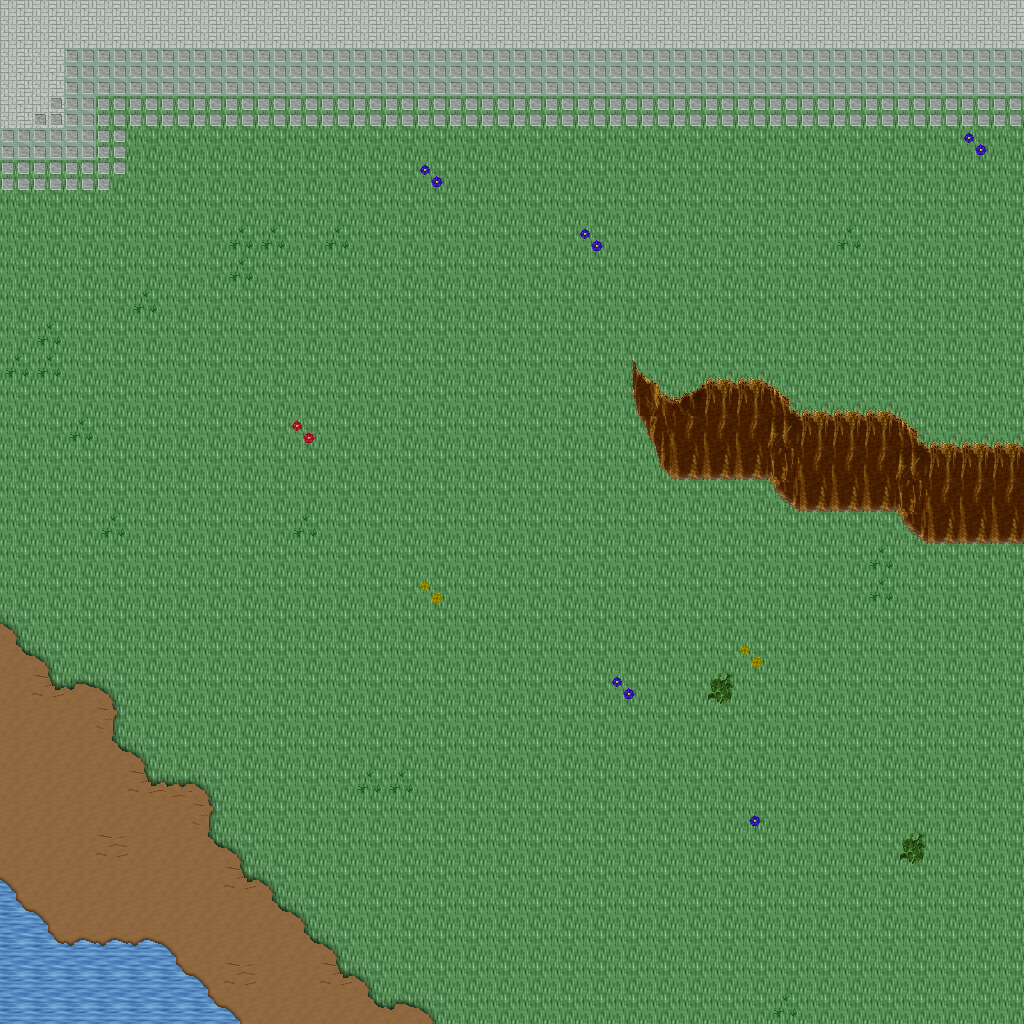

This game map was drawn from its Tiled (.tmx) file and the tilesets committed beside it. A one-line description and the trimmed map source follow:
An orthogonal 32x32 tile map with 32x32 px tiles, 5 tile layers (Ground, Objects, Objects2, Above, ...), 1 hidden layer not drawn, 29 tilesets.

<map version="1.10" tiledversion="1.11.0" orientation="orthogonal" renderorder="right-down" width="32" height="32" tilewidth="32" tileheight="32" infinite="0" nextlayerid="11" nextobjectid="1">
 <tileset firstgid="1" name="ground_ground" tilewidth="32" tileheight="32" tilecount="33" columns="3">
  <image source="../drawable/ground_ground.png" width="96" height="352" />
 </tileset>
 <tileset firstgid="34" name="ground_water_pool" tilewidth="32" tileheight="32" tilecount="72" columns="3">
  <image source="../drawable/ground_water_pool.png" width="96" height="768" />
 </tileset>
 <tileset firstgid="106" name="ground_earth_edges" tilewidth="32" tileheight="32" tilecount="18" columns="6">
  <image source="../drawable/ground_earth_edges.png" width="192" height="96" />
 </tileset>
 <tileset firstgid="124" name="ground_grass_edges" tilewidth="32" tileheight="32" tilecount="36" columns="12">
  <image source="../drawable/ground_grass_edges.png" width="384" height="96" />
 </tileset>
 <tileset firstgid="160" name="ground_grass_corners" tilewidth="32" tileheight="32" tilecount="24" columns="6">
  <image source="../drawable/ground_grass_corners.png" width="192" height="128" />
 </tileset>
 <tileset firstgid="184" name="ground_water_pool_corners" tilewidth="32" tileheight="32" tilecount="72" columns="3">
  <image source="../drawable/ground_water_pool_corners.png" width="96" height="768" />
 </tileset>
 <tileset firstgid="256" name="furniture_carpet_carpets" tilewidth="32" tileheight="32" tilecount="8" columns="4">
  <image source="../drawable/furniture_carpet_carpets.png" width="128" height="64" />
 </tileset>
 <tileset firstgid="264" name="ground_ridge_earth_dark" tilewidth="32" tileheight="32" tilecount="96" columns="12">
  <image source="../drawable/ground_ridge_earth_dark.png" width="384" height="256" />
 </tileset>
 <tileset firstgid="360" name="ground_ridge_earth_pale" tilewidth="32" tileheight="32" tilecount="96" columns="12">
  <image source="../drawable/ground_ridge_earth_pale.png" width="384" height="256" />
 </tileset>
 <tileset firstgid="456" name="plant_grasses" tilewidth="32" tileheight="32" tilecount="6" columns="3">
  <image source="../drawable/plant_grasses.png" width="96" height="64" />
 </tileset>
 <tileset firstgid="462" name="plant_flower_daisy_red" tilewidth="32" tileheight="32" tilecount="8" columns="2">
  <image source="../drawable/plant_flower_daisy_red.png" width="64" height="128" />
 </tileset>
 <tileset firstgid="470" name="plant_flower_daisy_blue" tilewidth="32" tileheight="32" tilecount="8" columns="2">
  <image source="../drawable/plant_flower_daisy_blue.png" width="64" height="128" />
 </tileset>
 <tileset firstgid="478" name="plant_flower_daisy_yellow" tilewidth="32" tileheight="32" tilecount="8" columns="2">
  <image source="../drawable/plant_flower_daisy_yellow.png" width="64" height="128" />
 </tileset>
 <tileset firstgid="486" name="plant_bush_bushes" tilewidth="32" tileheight="32" tilecount="10" columns="5">
  <image source="../drawable/plant_bush_bushes.png" width="160" height="64" />
 </tileset>
 <tileset firstgid="496" name="furniture_table_long_side_on_pale" tilewidth="32" tileheight="32" tilecount="3" columns="3">
  <image source="../drawable/furniture_table_long_side_on_pale.png" width="96" height="32" />
 </tileset>
 <tileset firstgid="499" name="plant_stump_small_stump" tilewidth="32" tileheight="32" tilecount="4" columns="2">
  <image source="../drawable/plant_stump_small_stump.png" width="64" height="64" />
 </tileset>
 <tileset firstgid="503" name="ground_rock_rocks_2" tilewidth="32" tileheight="32" tilecount="4" columns="2">
  <image source="../drawable/ground_rock_rocks_2.png" width="64" height="64" />
 </tileset>
 <tileset firstgid="507" name="ground_ladder_vertical_dark" tilewidth="32" tileheight="32" tilecount="3" columns="3">
  <image source="../drawable/ground_ladder_vertical_dark.png" width="96" height="32" />
 </tileset>
 <tileset firstgid="510" name="item_statue_green_stone" tilewidth="32" tileheight="32" tilecount="12" columns="4">
  <image source="../drawable/item_statue_green_stone.png" width="128" height="96" />
 </tileset>
 <tileset firstgid="522" name="logic_creature_gnome" tilewidth="32" tileheight="32" tilecount="6" columns="6">
  <image source="../drawable/logic_creature_gnome.png" width="192" height="32" />
 </tileset>
 <tileset firstgid="528" name="logic_creature_animal" tilewidth="32" tileheight="32" tilecount="32" columns="8">
  <image source="../drawable/logic_creature_animal.png" width="256" height="128" />
 </tileset>
 <tileset firstgid="560" name="logic_collision" tilewidth="32" tileheight="32" tilecount="1" columns="1">
  <image source="../drawable/logic_collision.png" width="32" height="32" />
 </tileset>
 <tileset firstgid="561" name="furniture_table_long_front_on_pale" tilewidth="32" tileheight="32" tilecount="3" columns="1">
  <image source="../drawable/furniture_table_long_front_on_pale.png" width="32" height="96" />
 </tileset>
 <tileset firstgid="564" name="furniture_light_flames" tilewidth="32" tileheight="32" tilecount="6" columns="6">
  <image source="../drawable/furniture_light_flames.png" width="192" height="32" />
 </tileset>
 <tileset firstgid="570" name="ground_green_paving" tilewidth="32" tileheight="32" tilecount="18" columns="3">
  <image source="../drawable/ground_green_paving.png" width="96" height="192" />
 </tileset>
 <tileset firstgid="588" name="logic_protection" tilewidth="32" tileheight="32" tilecount="2" columns="2">
  <image source="../drawable/logic_protection.png" width="64" height="32" />
 </tileset>
 <tileset firstgid="590" name="building_castle" tilewidth="32" tileheight="32" tilecount="320" columns="20">
  <image source="../drawable/building_castle.png" width="640" height="512" />
 </tileset>
 <tileset firstgid="910" name="light_yellow_light_5x5" tilewidth="32" tileheight="32" tilecount="25" columns="5">
  <image source="../drawable/light_yellow_light_5x5.png" width="160" height="160" />
 </tileset>
 <tileset firstgid="935" name="logic_creature_human_risecia" tilewidth="32" tileheight="32" tilecount="4" columns="4">
  <image source="../drawable/logic_creature_human_risecia.png" width="128" height="32" />
 </tileset>
 <layer id="1" name="Ground" width="32" height="32">
  <data>[1024 cells, 1024 non-empty, 5 distinct tile ids]</data>
 </layer>
 <layer id="2" name="Objects" width="32" height="32">
  <data>[1024 cells, 188 non-empty, 29 distinct tile ids]</data>
 </layer>
 <layer id="3" name="Objects2" width="32" height="32">
  <data>[1024 cells, 27 non-empty, 6 distinct tile ids]</data>
 </layer>
 <layer id="4" name="Above" width="32" height="32">
  <data>[1024 cells, 3 non-empty, 2 distinct tile ids]</data>
 </layer>
 <layer id="5" name="Above2" width="32" height="32">
  <data>[1024 cells, 0 non-empty, 0 distinct tile ids]</data>
 </layer>
 <layer id="6" name="Walkable" width="32" height="32" visible="0">
  <data>[1024 cells, 41 non-empty, 1 distinct tile ids]</data>
 </layer>
 <objectgroup id="7" name="Mapevents" />
 <objectgroup id="8" name="Spawn" />
 <objectgroup id="9" name="Keys" />
 <objectgroup id="10" name="Replace" />
</map>
